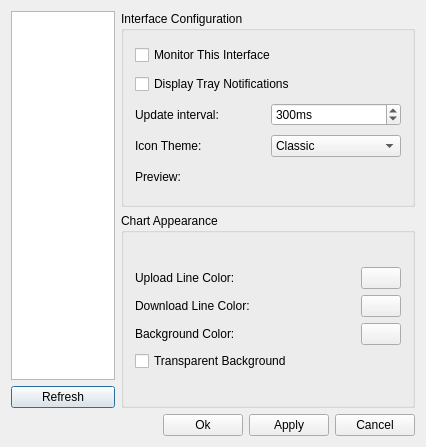
<?xml version="1.0" encoding="UTF-8"?>
<ui version="4.0">
 <class>ConfigureBase</class>
 <widget class="QDialog" name="ConfigureBase">
  <property name="geometry">
   <rect>
    <x>0</x>
    <y>0</y>
    <width>426</width>
    <height>447</height>
   </rect>
  </property>
  <property name="sizePolicy">
   <sizepolicy hsizetype="Maximum" vsizetype="Maximum">
    <horstretch>0</horstretch>
    <verstretch>0</verstretch>
   </sizepolicy>
  </property>
  <property name="windowTitle">
   <string>Configure Interfaces - QNetStats</string>
  </property>
  <layout class="QGridLayout" name="gridLayout_3">
   <item row="0" column="0" rowspan="2">
    <layout class="QVBoxLayout" name="verticalLayout_5">
     <item>
      <widget class="QListWidget" name="mInterfaces">
       <property name="sizePolicy">
        <sizepolicy hsizetype="Preferred" vsizetype="Expanding">
         <horstretch>0</horstretch>
         <verstretch>0</verstretch>
        </sizepolicy>
       </property>
       <property name="lineWidth">
        <number>2</number>
       </property>
      </widget>
     </item>
     <item>
      <widget class="QPushButton" name="mRefreshBtn">
       <property name="text">
        <string>Refresh</string>
       </property>
      </widget>
     </item>
    </layout>
   </item>
   <item row="0" column="1">
    <widget class="QGroupBox" name="mConfigurationGroup">
     <property name="sizePolicy">
      <sizepolicy hsizetype="Preferred" vsizetype="Expanding">
       <horstretch>0</horstretch>
       <verstretch>0</verstretch>
      </sizepolicy>
     </property>
     <property name="title">
      <string>Interface Configuration</string>
     </property>
     <layout class="QGridLayout" name="gridLayout_2">
      <item row="0" column="0">
       <widget class="QCheckBox" name="mMonitoringInterface">
        <property name="text">
         <string>Monitor This Interface</string>
        </property>
       </widget>
      </item>
      <item row="1" column="0">
       <widget class="QCheckBox" name="mDisplayNotifications">
        <property name="mouseTracking">
         <bool>false</bool>
        </property>
        <property name="text">
         <string>Display Tray Notifications</string>
        </property>
        <property name="checkable">
         <bool>true</bool>
        </property>
       </widget>
      </item>
      <item row="2" column="0">
       <layout class="QHBoxLayout" name="horizontalLayout_6">
        <item>
         <layout class="QVBoxLayout" name="verticalLayout_8">
          <item>
           <widget class="QLabel" name="mUpdateIntervalLabel">
            <property name="text">
             <string>Update interval:</string>
            </property>
            <property name="alignment">
             <set>Qt::AlignVCenter</set>
            </property>
            <property name="wordWrap">
             <bool>false</bool>
            </property>
           </widget>
          </item>
         </layout>
        </item>
        <item>
         <layout class="QVBoxLayout" name="verticalLayout_9">
          <item>
           <widget class="QSpinBox" name="mUpdateInterval">
            <property name="suffix">
             <string>ms</string>
            </property>
            <property name="minimum">
             <number>100</number>
            </property>
            <property name="maximum">
             <number>2000</number>
            </property>
            <property name="value">
             <number>300</number>
            </property>
           </widget>
          </item>
         </layout>
        </item>
       </layout>
      </item>
      <item row="3" column="0">
       <layout class="QHBoxLayout" name="horizontalLayout_5">
        <item>
         <widget class="QLabel" name="mThemeLabel">
          <property name="text">
           <string>Icon Theme:</string>
          </property>
          <property name="wordWrap">
           <bool>false</bool>
          </property>
         </widget>
        </item>
        <item>
         <widget class="QComboBox" name="mTheme">
          <item>
           <property name="text">
            <string>Classic</string>
           </property>
          </item>
          <item>
           <property name="text">
            <string>Modem</string>
           </property>
          </item>
          <item>
           <property name="text">
            <string>Network</string>
           </property>
          </item>
          <item>
           <property name="text">
            <string>Wireless</string>
           </property>
          </item>
          <item>
           <property name="text">
            <string>Kppp</string>
           </property>
          </item>
         </widget>
        </item>
       </layout>
      </item>
      <item row="4" column="0">
       <layout class="QHBoxLayout" name="_2">
        <item>
         <spacer name="horizontalSpacer">
          <property name="orientation">
           <enum>Qt::Horizontal</enum>
          </property>
          <property name="sizeHint" stdset="0">
           <size>
            <width>40</width>
            <height>20</height>
           </size>
          </property>
         </spacer>
        </item>
        <item>
         <widget class="QLabel" name="mThemeLabel_2">
          <property name="text">
           <string>Preview:</string>
          </property>
          <property name="wordWrap">
           <bool>false</bool>
          </property>
         </widget>
        </item>
        <item>
         <widget class="QLabel" name="mIconError">
          <property name="sizePolicy">
           <sizepolicy hsizetype="Fixed" vsizetype="Fixed">
            <horstretch>0</horstretch>
            <verstretch>0</verstretch>
           </sizepolicy>
          </property>
          <property name="minimumSize">
           <size>
            <width>22</width>
            <height>22</height>
           </size>
          </property>
          <property name="scaledContents">
           <bool>true</bool>
          </property>
          <property name="wordWrap">
           <bool>false</bool>
          </property>
         </widget>
        </item>
        <item>
         <spacer name="spacer3">
          <property name="orientation">
           <enum>Qt::Horizontal</enum>
          </property>
          <property name="sizeType">
           <enum>QSizePolicy::MinimumExpanding</enum>
          </property>
          <property name="sizeHint" stdset="0">
           <size>
            <width>20</width>
            <height>20</height>
           </size>
          </property>
         </spacer>
        </item>
        <item>
         <widget class="QLabel" name="mIconNone">
          <property name="sizePolicy">
           <sizepolicy hsizetype="Fixed" vsizetype="Fixed">
            <horstretch>0</horstretch>
            <verstretch>0</verstretch>
           </sizepolicy>
          </property>
          <property name="minimumSize">
           <size>
            <width>22</width>
            <height>22</height>
           </size>
          </property>
          <property name="scaledContents">
           <bool>true</bool>
          </property>
          <property name="wordWrap">
           <bool>false</bool>
          </property>
         </widget>
        </item>
        <item>
         <spacer name="spacer4">
          <property name="orientation">
           <enum>Qt::Horizontal</enum>
          </property>
          <property name="sizeType">
           <enum>QSizePolicy::MinimumExpanding</enum>
          </property>
          <property name="sizeHint" stdset="0">
           <size>
            <width>20</width>
            <height>20</height>
           </size>
          </property>
         </spacer>
        </item>
        <item>
         <widget class="QLabel" name="mIconTx">
          <property name="sizePolicy">
           <sizepolicy hsizetype="Fixed" vsizetype="Fixed">
            <horstretch>0</horstretch>
            <verstretch>0</verstretch>
           </sizepolicy>
          </property>
          <property name="minimumSize">
           <size>
            <width>22</width>
            <height>22</height>
           </size>
          </property>
          <property name="scaledContents">
           <bool>true</bool>
          </property>
          <property name="wordWrap">
           <bool>false</bool>
          </property>
         </widget>
        </item>
        <item>
         <spacer name="spacer5">
          <property name="orientation">
           <enum>Qt::Horizontal</enum>
          </property>
          <property name="sizeType">
           <enum>QSizePolicy::MinimumExpanding</enum>
          </property>
          <property name="sizeHint" stdset="0">
           <size>
            <width>20</width>
            <height>20</height>
           </size>
          </property>
         </spacer>
        </item>
        <item>
         <widget class="QLabel" name="mIconRx">
          <property name="sizePolicy">
           <sizepolicy hsizetype="Fixed" vsizetype="Fixed">
            <horstretch>0</horstretch>
            <verstretch>0</verstretch>
           </sizepolicy>
          </property>
          <property name="minimumSize">
           <size>
            <width>22</width>
            <height>22</height>
           </size>
          </property>
          <property name="scaledContents">
           <bool>true</bool>
          </property>
          <property name="wordWrap">
           <bool>false</bool>
          </property>
         </widget>
        </item>
        <item>
         <spacer name="spacer6">
          <property name="orientation">
           <enum>Qt::Horizontal</enum>
          </property>
          <property name="sizeType">
           <enum>QSizePolicy::MinimumExpanding</enum>
          </property>
          <property name="sizeHint" stdset="0">
           <size>
            <width>20</width>
            <height>20</height>
           </size>
          </property>
         </spacer>
        </item>
        <item>
         <widget class="QLabel" name="mIconBoth">
          <property name="sizePolicy">
           <sizepolicy hsizetype="Fixed" vsizetype="Fixed">
            <horstretch>0</horstretch>
            <verstretch>0</verstretch>
           </sizepolicy>
          </property>
          <property name="minimumSize">
           <size>
            <width>22</width>
            <height>22</height>
           </size>
          </property>
          <property name="scaledContents">
           <bool>true</bool>
          </property>
          <property name="wordWrap">
           <bool>false</bool>
          </property>
         </widget>
        </item>
       </layout>
      </item>
     </layout>
    </widget>
   </item>
   <item row="1" column="1">
    <widget class="QGroupBox" name="mAppearanceGroup">
     <property name="sizePolicy">
      <sizepolicy hsizetype="Expanding" vsizetype="Expanding">
       <horstretch>0</horstretch>
       <verstretch>0</verstretch>
      </sizepolicy>
     </property>
     <property name="title">
      <string>Chart Appearance</string>
     </property>
     <layout class="QGridLayout" name="gridLayout">
      <item row="0" column="0">
       <layout class="QHBoxLayout" name="horizontalLayout_4">
        <item>
         <layout class="QVBoxLayout" name="verticalLayout_3">
          <item>
           <layout class="QHBoxLayout" name="horizontalLayout">
            <item>
             <layout class="QVBoxLayout" name="verticalLayout_2">
              <item>
               <widget class="QLabel" name="mChartUplLabel">
                <property name="text">
                 <string>Upload Line Color:</string>
                </property>
                <property name="wordWrap">
                 <bool>false</bool>
                </property>
               </widget>
              </item>
              <item>
               <widget class="QLabel" name="mChartDldLabel">
                <property name="text">
                 <string>Download Line Color:</string>
                </property>
                <property name="wordWrap">
                 <bool>false</bool>
                </property>
               </widget>
              </item>
              <item>
               <widget class="QLabel" name="mChartBgLabel">
                <property name="text">
                 <string>Background Color:</string>
                </property>
                <property name="wordWrap">
                 <bool>false</bool>
                </property>
               </widget>
              </item>
             </layout>
            </item>
            <item>
             <layout class="QVBoxLayout" name="verticalLayout">
              <item>
               <widget class="ColorButton" name="mChartUplColor">
                <property name="sizePolicy">
                 <sizepolicy hsizetype="Fixed" vsizetype="Fixed">
                  <horstretch>0</horstretch>
                  <verstretch>0</verstretch>
                 </sizepolicy>
                </property>
                <property name="mouseTracking">
                 <bool>false</bool>
                </property>
               </widget>
              </item>
              <item>
               <widget class="ColorButton" name="mChartDldColor">
                <property name="sizePolicy">
                 <sizepolicy hsizetype="Fixed" vsizetype="Fixed">
                  <horstretch>0</horstretch>
                  <verstretch>0</verstretch>
                 </sizepolicy>
                </property>
                <property name="mouseTracking">
                 <bool>false</bool>
                </property>
               </widget>
              </item>
              <item>
               <widget class="ColorButton" name="mChartBgColor">
                <property name="sizePolicy">
                 <sizepolicy hsizetype="Fixed" vsizetype="Fixed">
                  <horstretch>0</horstretch>
                  <verstretch>0</verstretch>
                 </sizepolicy>
                </property>
                <property name="mouseTracking">
                 <bool>false</bool>
                </property>
               </widget>
              </item>
             </layout>
            </item>
           </layout>
          </item>
          <item>
           <widget class="QCheckBox" name="mChartTransparentBackground">
            <property name="text">
             <string>Transparent Background</string>
            </property>
           </widget>
          </item>
         </layout>
        </item>
       </layout>
      </item>
     </layout>
    </widget>
   </item>
   <item row="2" column="0" colspan="2">
    <layout class="QHBoxLayout">
     <item>
      <spacer name="mSpacer">
       <property name="orientation">
        <enum>Qt::Horizontal</enum>
       </property>
       <property name="sizeType">
        <enum>QSizePolicy::Expanding</enum>
       </property>
       <property name="sizeHint" stdset="0">
        <size>
         <width>120</width>
         <height>20</height>
        </size>
       </property>
      </spacer>
     </item>
     <item>
      <widget class="QPushButton" name="mOk">
       <property name="text">
        <string>Ok</string>
       </property>
       <property name="default">
        <bool>false</bool>
       </property>
      </widget>
     </item>
     <item>
      <widget class="QPushButton" name="mApply">
       <property name="text">
        <string>Apply</string>
       </property>
      </widget>
     </item>
     <item>
      <widget class="QPushButton" name="mCancel">
       <property name="text">
        <string>Cancel</string>
       </property>
      </widget>
     </item>
    </layout>
   </item>
  </layout>
 </widget>
 <layoutdefault spacing="6" margin="11"/>
 <customwidgets>
  <customwidget>
   <class>ColorButton</class>
   <extends>QPushButton</extends>
   <header>colorbutton.h</header>
  </customwidget>
 </customwidgets>
 <tabstops>
  <tabstop>mOk</tabstop>
  <tabstop>mApply</tabstop>
  <tabstop>mCancel</tabstop>
  <tabstop>mMonitoringInterface</tabstop>
 </tabstops>
 <resources/>
 <connections/>
</ui>
